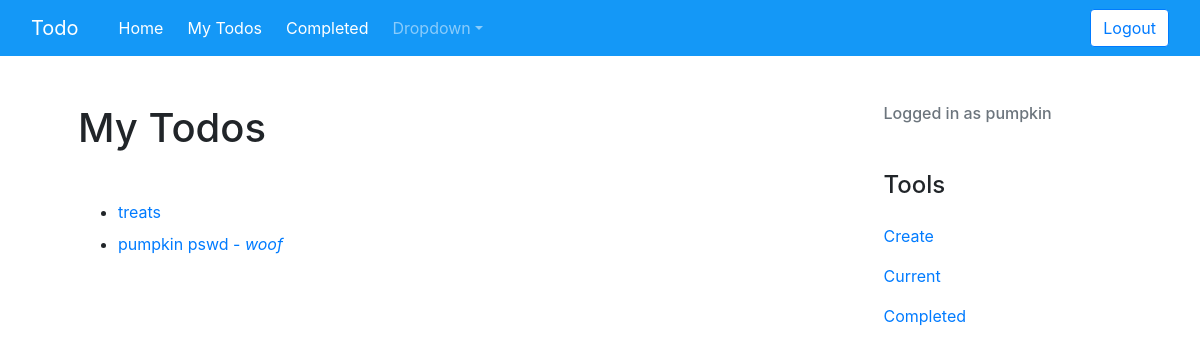
/current/ (signed in), run on the app's committed database.
### todo/models.py (models this page shows, shortened)
class Todo(models.Model):
    title = models.CharField(max_length=100)
    memo = models.TextField(blank=True)
    created = models.DateTimeField(auto_now_add=True)
    datecompleted = models.DateTimeField(null=True, blank=True)
    important = models.BooleanField(default=False)
    user = models.ForeignKey(User, on_delete=models.CASCADE)
    quantity = models.CharField(max_length=100, blank=True)
    photo_main = models.ImageField(upload_to='photos/%Y/%m%d/', blank=True, null=True)
    need_by_date = models.CharField(max_length=100, blank=True, null=True)

### todo/views.py (the view)
# urls.py: path('current/', views.currenttodos, name='currenttodos'),
@login_required
def currenttodos(request):
    todos = Todo.objects.filter(user=request.user, datecompleted__isnull=True)
    return render(request, 'todo/currenttodos.html', {'todos':todos})

### todo/templates/todo/currenttodos.html
{% extends 'todo/base.html' %}
{% block content %}
        <h1 class="mb-5">My Todos</h1>
    <ul>
        {% for todo in todos %}
        <li class="mb-2">
            <a href="{% url 'viewtodo' todo.id %}">
            {% if todo.important %}<b>{% endif %}{{ todo.title }}{% if todo.important %}</b>{% endif %}
            {% if todo.memo %} -
                {% if todo.memo %}<em>{% endif %} {{ todo.memo }} {% if todo.memo %}</em>{% endif %}
            {% endif %}
            </a>
        </li>
        {% endfor %}
    </ul>
    </div>
{% endblock %}

### todo/templates/todo/base.html (shortened to what this page needs)
{% load static %}
<!DOCTYPE html>
<html>
    <head>
        <link rel="stylesheet" href="https://stackpath.bootstrapcdn.com/bootstrap/4.5.2/css/bootstrap.min.css">
        <link rel="stylesheet" href="https://cdnjs.cloudflare.com/ajax/libs/font-awesome/5.8.2/css/all.css" />
        <link rel="stylesheet" href="static/css/style.css">
    </head>
    <body>
    {% include 'partials/_navbar.html' %}
    <div class="container p-5">
      <div class="row">
        <div class="col-md-9">
          {% block content %}{% endblock %}
        <div class="col-md-3 ml-auto">
          {% if user.is_authenticated %}
            <h6 class="text-secondary pb-4"> Logged in as {{ user.username }} </h6>
          <h4 class="my-4">Tools</h4>
          <p><a href="{% url 'createtodo' %}">Create</a></p>
          <p><a href="{% url 'currenttodos' %}">Current</a></p>
          <p><a href="{% url 'completed' %}">Completed</a></p>
          {% endif %}
        </div>
      </div>
    </div>
</body>
</html>

### data on the page
Todo: title "treats"
Todo: title "pumpkin pswd", memo "woof"

### other printed values
{{ user.username }} "pumpkin"
